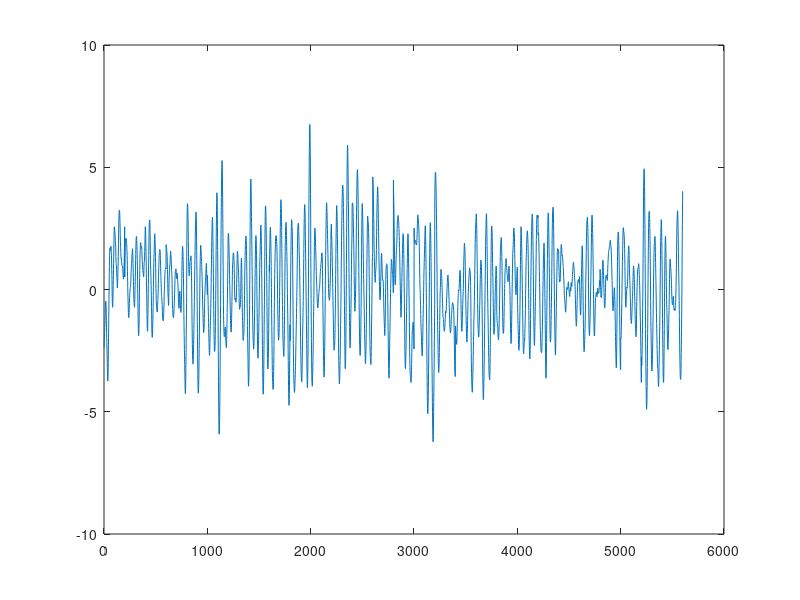

Reproduce this figure in MATLAB.
clc
clear all
load test_tren.mat %%%% generated signal (True value damping value of ?0.1, frequency of 0.2 Hz)
ya=test_tren;

%%%%%%%%%%%  Nonlinear filtering of the  generated signal  %%%%%%%%

ja=0;
la=1;
km1a=1;
 wa=zeros(400,29);
 for i=1:200:5800
     wa(:,km1a)=ya(i:i+399);
     km1a=km1a+1;
 end
test_tren_fil=[];

for i=1:28
    a=wa(:,i);
    a1=(a-mean(a))';
    b=wa(:,i+1);
    b1=(b-mean(b))';
    av=(a1(201:400)+b1(1:200))./2;
  test_tren_fil=[test_tren_fil av];
 
end
x_sig=test_tren_fil';   %%%% signal obtained after non-linear filtering- signal in Fig 3 of the WAVELET paper
save test_tren_fil
%%%%%%%%%%%%%%%%%%%%%%%%%%%%%%%%%%%%%%%%%%%%%%%%%%%%%




%%%%%%% code for signal corrupted with colored noise %%%%%%%%%
fs=10;    %% sampling freq
cf=fs/2.5;  %% cutoff freq
% [B A]=butter (order,2*cf/fs)
[B A]=butter (5,2*2.5/6.25);
x_colored=filter(B,A,x_sig);   %%% signal corrupted with colored noise 

%%%%%%%%%%%%%%%%%%%%%%%%%%%%

plot(x_sig)
%  YOUR TASK  %
% use optimization technique to minimize the coloured noise 
% Step 1:  apply techniques on  x_colored signal and finally reconstruct it.
% Step 2:   use random decrement (run the file ran_decre_test_sig)
% Step 3:   use TLS-ESPRIT  (run the file Solu_test_sig)
 % Note: Estimated value must be close to true value(True value damping value of ?0.1, frequency of 0.2 Hz)



